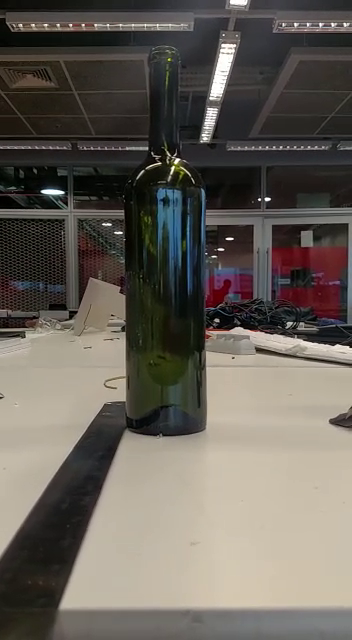
#> input picture frame 38 of visao_projeto/sangue-de-boi.mp4, 352 x 640 px, given in place of hall_box_battery.mp4, which was not available
$ python videoplay.py   (older library calls are emulated)
#> lines starting #> are read from the running program, lines starting #| are printed output that depends on the picture; after the words box and inside, x2 and y2 are one past the last pixel; in counts of white or black regions, pixels touching at a corner belong together; pictures that were not available may be replaced by others from this repository, and a replacement may not be noted
# -*- coding=utf-8 -*-

import cv2
import numpy as np
import math

cap = cv2.VideoCapture('hall_box_battery.mp4')
HEIGHT = int(cap.get(4))

while(True):
    # Capture frame-by-frame
    ret, frame = cap.read()
#> frame is the input picture: shape (640, 352, 3); mean B, G, R 89, 96.7, 102.5

    # Our operations on the frame come here
    gray = cv2.cvtColor(frame, cv2.COLOR_BGR2RGB)

    red = ([185, 0, 0], [255, 150, 150])

    lower = np.array(red[0], dtype = "uint8")
    upper = np.array(red[1], dtype = "uint8")

    mask = cv2.inRange(gray, lower, upper)
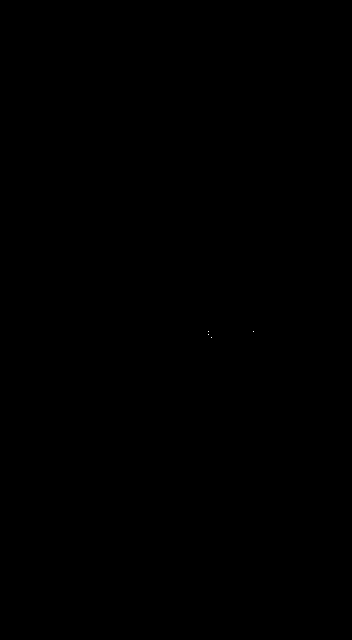
#> mask: shape (640, 352); 0% white in thin lines or dots, all inside (x1, y1, x2, y2) = (208, 331, 254, 338)
    output = cv2.bitwise_and(frame, frame, mask = mask)


    red_image = output


    dst = cv2.Canny(frame, 50, 300) # aplica o detector de bordas de Canny à imagem src
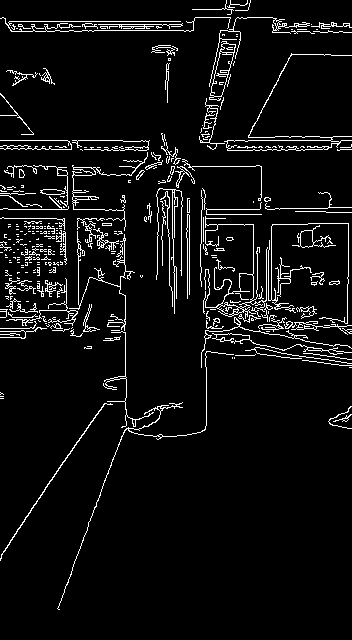
#> dst: shape (640, 352); 6% white in thin lines or dots
    cdst = cv2.cvtColor(dst, cv2.COLOR_GRAY2BGR) # Converte a imagem para BGR para permitir desenho colorido
#> cdst: shape (640, 352, 3); 6% white in thin lines or dots

    if True: # HoughLinesP
        lines = cv2.HoughLinesP(dst, 1, math.pi/180.0, 40, np.array([]), 50, 10)
#> lines = 80 rows, first 6: [0, 140, 122, 140], [0, 209, 123, 209], [5, 21, 193, 21], [8, 26, 180, 26], [1, 554, 98, 411], [253, 149, 351, 149]

#> (the run stopped early here; a loop or call above may not have finished)

$ run again, starting later in the video
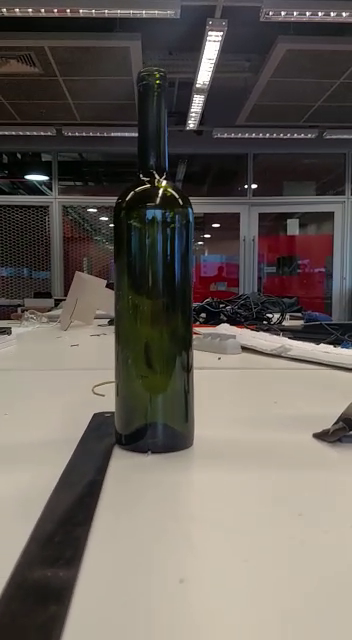
#> input picture frame 173 of visao_projeto/sangue-de-boi.mp4, 352 x 640 px, given in place of hall_box_battery.mp4, which was not available
#> frame is the input picture: shape (640, 352, 3); mean B, G, R 91.9, 98.4, 105.3
#> mask: shape (640, 352); 0.01% white in thin lines or dots, all inside (x1, y1, x2, y2) = (195, 327, 237, 336)
#> `dst = cv2.Canny(frame, 50, 300)`:
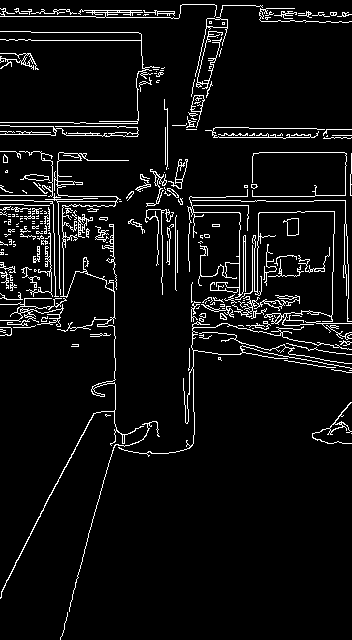
#> dst: shape (640, 352); 6.1% white in thin lines or dots
#> cdst: shape (640, 352, 3); 6.1% white in thin lines or dots
#> lines = 90 rows, first 6: [60, 639, 106, 470], [6, 40, 141, 40], [4, 16, 60, 16], [178, 200, 240, 200], [51, 135, 125, 135], [226, 196, 314, 196]

$ run again, starting later in the video
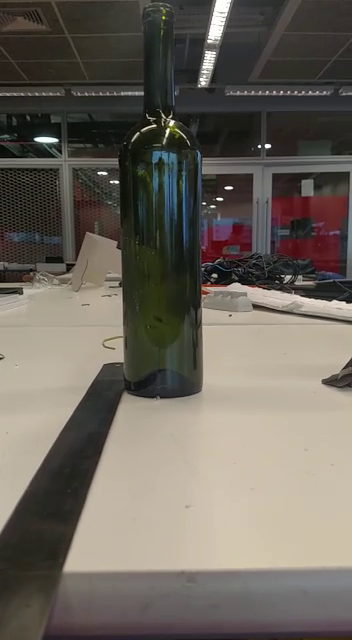
#> input picture frame 308 of visao_projeto/sangue-de-boi.mp4, 352 x 640 px, given in place of hall_box_battery.mp4, which was not available
#> frame is the input picture: shape (640, 352, 3); mean B, G, R 92.3, 101.1, 107.4
#> mask: shape (640, 352); 0% white in thin lines or dots, all inside (x1, y1, x2, y2) = (204, 287, 252, 291)
#> `dst = cv2.Canny(frame, 50, 300)`:
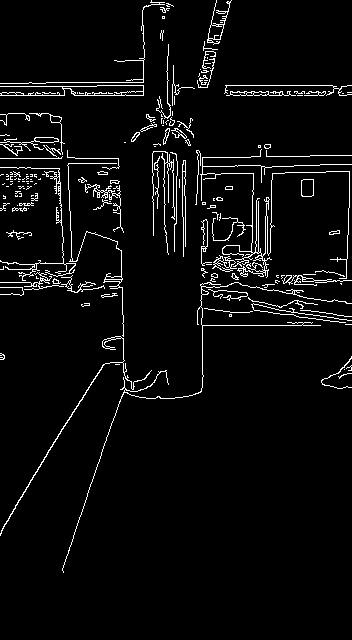
#> dst: shape (640, 352); 4.4% white in thin lines or dots, all inside (x1, y1, x2, y2) = (0, 0, 352, 573)
#> lines = 57 rows, first 6: [0, 95, 143, 95], [225, 85, 332, 85], [202, 325, 320, 325], [197, 157, 351, 155], [0, 533, 91, 382], [198, 174, 264, 173]
